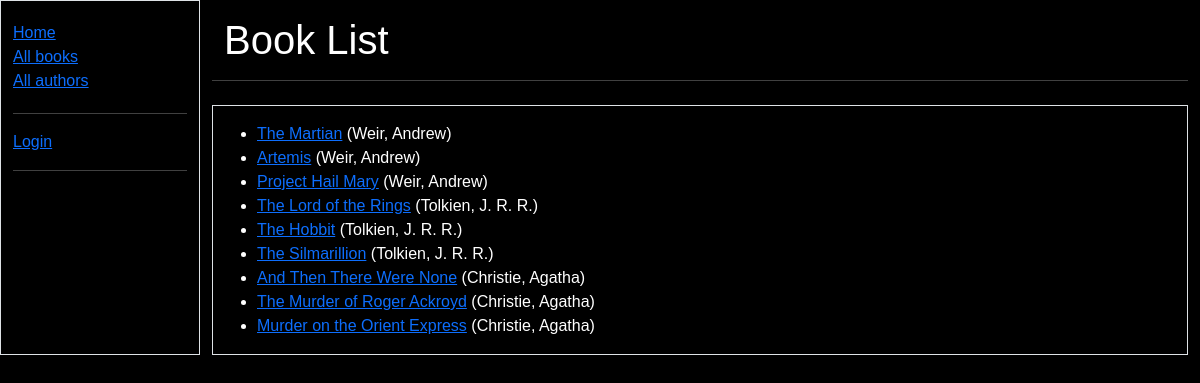
/catalog/books/, run on the app's committed database.
### catalog/models.py (models this page shows, shortened)
class Book(models.Model):
    title = models.CharField(max_length=200)
    author = models.ForeignKey('Author', on_delete=models.RESTRICT, null=True)
    summary = models.TextField(
        max_length=1000, help_text="Enter a brief description of the book")
    isbn = models.CharField('ISBN', max_length=13,
                            unique=True,
                            help_text='13 Character <a href="https://www.isbn-international.org/content/what-isbn'
                                      '">ISBN number</a>')
    genre = models.ManyToManyField(
        Genre, help_text="Select a genre for this book")
    language = models.ForeignKey(
        'Language', on_delete=models.SET_NULL, null=True)
    def get_absolute_url(self):
        return reverse('book-detail', args=[str(self.id)])
    def display_genre(self):
        """Create a string for the Genre. This is required to display genre in Admin."""
        return ', '.join(genre.name for genre in self.genre.all()[:3])
    display_genre.short_description = 'Genre'

class Author(models.Model):
    first_name = models.CharField(max_length=100)
    last_name = models.CharField(max_length=100)
    date_of_birth = models.DateField(null=True, blank=True)
    date_of_death = models.DateField('died', null=True, blank=True)
    class Meta:
        ordering = ['last_name', 'first_name']
    def __str__(self):
        return f'{self.last_name}, {self.first_name}'

### catalog/views.py (the view)
# urls.py: path('books/', views.BookListView.as_view(), name='books'),
class BookListView(generic.ListView):
    model = Book
    paginate_by = 10

### catalog/templates/catalog/book_list.html
{% extends "base_generic.html" %} {% block content %}
<h1 class="container mt-3">Book List</h1>
<hr>
{% if book_list %}
<div class="container border pt-3 mt-4">
  <ul>
    {% for book in book_list %}
    <li>
      <a href="{{ book.get_absolute_url }}">{{ book.title }}</a>
      ({{book.author}})
    </li>
    {% endfor %}
  </ul>
</div>
{% else %}
<p>There are no books in the library.</p>
{% endif %} {% endblock %}

### catalog/templates/base_generic.html (shortened to what this page needs)
<!DOCTYPE html>
<html lang="en">
  <head>
    <link
      href="https://cdn.jsdelivr.net/npm/bootstrap@5.3.3/dist/css/bootstrap.min.css"
      rel="stylesheet"
    />
    {% load static %}
    <link rel="stylesheet" href="{% static 'css/styles.css' %}" />
  </head>
  <body>
    <div class="container-fluid">
      <div class="row">
        <div class="col-sm-2 border">
          {% block sidebar %}
          <ul class="sidebar-nav">
            <li><a href="{% url 'index' %}">Home</a></li>
            <li><a href="{% url 'books' %}">All books</a></li>
            <li><a href="{% url 'authors' %}">All authors</a></li>
          </ul>
          <ul class="sidebar-nav">
            <hr>
           {% if user.is_authenticated %}
             <li>User: {{ user.get_username }}</li>
             <li><a href="{% url 'my-borrowed' %}">My Borrowed</a></li>
             <li>
               <form id="logout-form" method="post" action="{% url 'logout' %}">
                 {% csrf_token %}
                 <button type="submit" class="btn btn-link">Logout</button>
               </form>
             </li>
           {% else %}
             <li><a href="{% url 'login' %}?next={{ request.path }}">Login</a></li>
           {% endif %}
            <hr>
          </ul>
          {% endblock %}
        </div>
        <div class="col-sm-10">
          {% block content %}{% endblock %}
        </div>
      </div>
    </div>
  </body>
</html>

### catalog/static/css/styles.css (style rules this page uses)
.sidebar-nav { margin-top: 20px; padding: 0; list-style: none; }
body { background-color: black; }
* { color: white; font-family: Verdana, sans-serif; }

### data on the page
Book: title "The Martian", author "Weir, Andrew"
Book: title "Artemis", author "Weir, Andrew"
Book: title "Project Hail Mary", author "Weir, Andrew"
Book: title "The Lord of the Rings", author "Tolkien, J. R. R."
Book: title "The Hobbit", author "Tolkien, J. R. R."
Book: title "The Silmarillion", author "Tolkien, J. R. R."
Book: title "And Then There Were None", author "Christie, Agatha"
Book: title "The Murder of Roger Ackroyd", author "Christie, Agatha"
Book: title "Murder on the Orient Express", author "Christie, Agatha"
